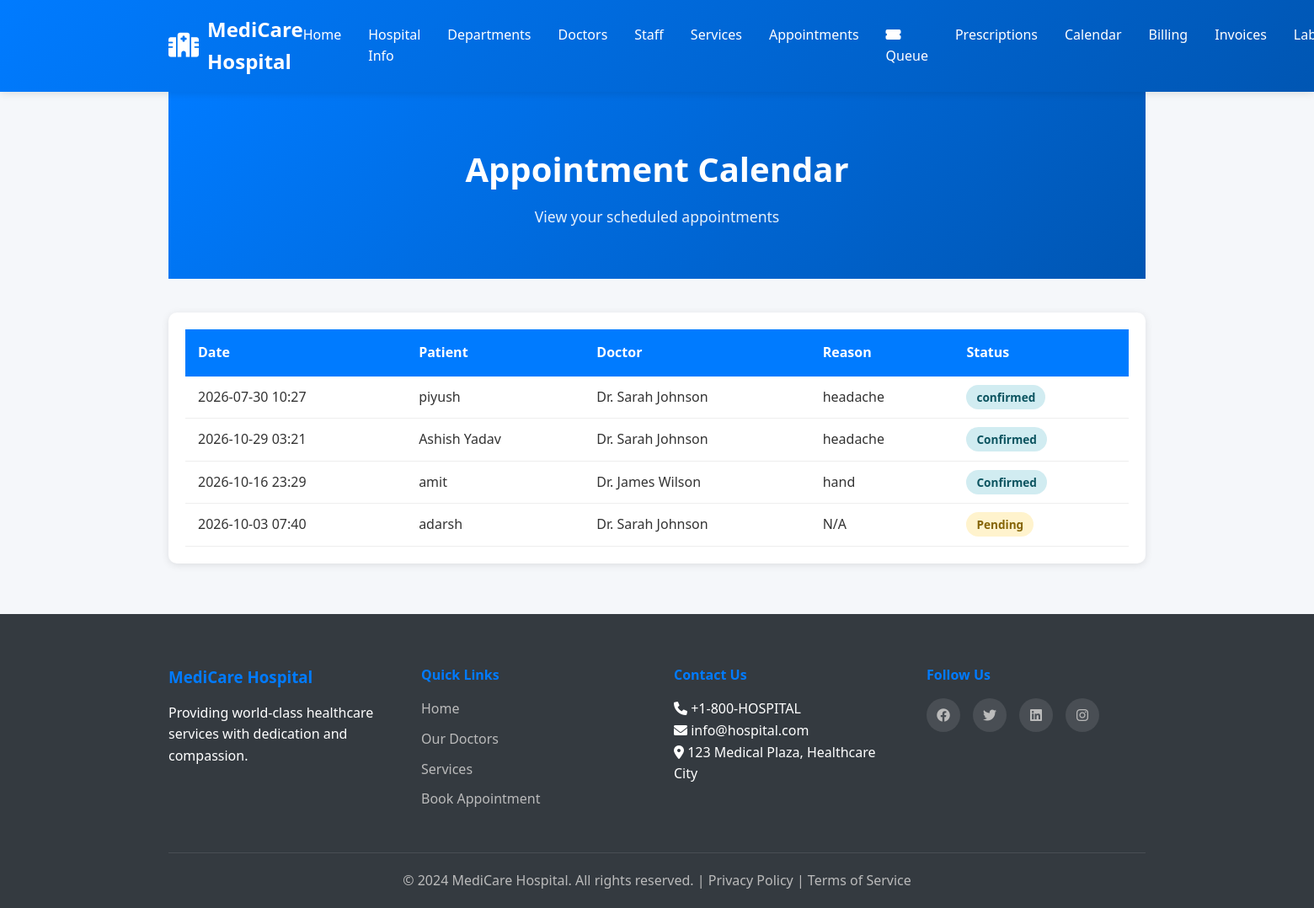
Page /calendar (signed in) on the committed database.
### hospital/hospital_management_system/app.py (models this page shows)
class Appointment(db.Model):
    id = db.Column(db.Integer, primary_key=True)
    user_id = db.Column(db.Integer, db.ForeignKey('user.id'))
    patient_name = db.Column(db.String(100), nullable=False)
    patient_email = db.Column(db.String(100), nullable=False)
    patient_phone = db.Column(db.String(20), nullable=False)
    doctor_id = db.Column(db.Integer, db.ForeignKey('doctor.id'), nullable=False)
    appointment_date = db.Column(db.DateTime, nullable=False)
    reason = db.Column(db.Text)
    status = db.Column(db.String(20), default='Pending')
    token_number = db.Column(db.Integer)
    queue_date = db.Column(db.Date)
    queue_status = db.Column(db.String(30), default='Waiting')
    called_at = db.Column(db.DateTime)
    consultation_started_at = db.Column(db.DateTime)
    queue_completed_at = db.Column(db.DateTime)
    created_at = db.Column(db.DateTime, default=datetime.now)
    doctor = db.relationship('Doctor', backref='appointments')

class Doctor(db.Model):
    id = db.Column(db.Integer, primary_key=True)
    name = db.Column(db.String(100), nullable=False)
    specialization = db.Column(db.String(100), nullable=False)
    department_id = db.Column(db.Integer, db.ForeignKey('department.id'))
    experience = db.Column(db.Integer, nullable=False)
    phone = db.Column(db.String(20))
    email = db.Column(db.String(100))
    image = db.Column(db.String(255))
    availability = db.Column(db.String(50), default='Available')
    bio = db.Column(db.Text)
    created_at = db.Column(db.DateTime, default=datetime.now)
    department = db.relationship('Department', foreign_keys=[department_id], backref='doctors')

### hospital/hospital_management_system/app.py (the view)
@app.route('/calendar')
@login_required
def calendar_page():
    appointments = Appointment.query.all() if session.get('user_type') == 'admin' else Appointment.query.filter_by(user_id=session['user_id']).all()
    return render_template('calendar.html', appointments=appointments)

### hospital/hospital_management_system/app.py (called while the page is built)
def login_required(f):
    @wraps(f)
    def decorated_function(*args, **kwargs):
        if 'user_id' not in session:
            flash('Please log in first', 'danger')
            return redirect(url_for('login'))
        return f(*args, **kwargs)
    return decorated_function

### hospital/hospital_management_system/templates/calendar.html (shortened to what this page needs)
{% extends "base.html" %}
{% block content %}
<div class="container">
    <div class="page-header"><h1>Appointment Calendar</h1><p>View your scheduled appointments</p></div>
    <section class="appointments-list-section">
        {% if appointments %}
        <div class="appointments-table-wrapper"><table class="appointments-table"><thead><tr><th>Date</th><th>Patient</th><th>Doctor</th><th>Reason</th><th>Status</th></tr></thead><tbody>
        {% for appointment in appointments %}<tr><td>{{ appointment.appointment_date.strftime('%Y-%m-%d %H:%M') }}</td><td>{{ appointment.patient_name }}</td><td>{{ appointment.doctor.name }}</td><td>{{ appointment.reason or 'N/A' }}</td><td><span class="status status-{{ appointment.status.lower() }}">{{ appointment.status }}</span></td></tr>{% endfor %}
        </tbody></table></div>
        {% else %}<p class="empty-message">No appointments scheduled.</p>{% endif %}
    </section>
</div>
{% endblock %}

### hospital/hospital_management_system/static/css/style.css (style rules this page uses)
* { margin: 0; padding: 0; box-sizing: border-box; }
:root { --primary-color: #007bff; --secondary-color: #6c757d; --success-color: #28a745; --danger-color: #dc3545; --warning-color: #ffc107; --info-color: #17a2b8; --dark-color: #343a40; --light-color: #f8f9fa; --white: #ffffff; --shadow: 0 2px 10px rgba(0, 0, 0, 0.1); --shadow-lg: 0 5px 20px rgba(0, 0, 0, 0.15); }
html { scroll-behavior: smooth; }
body { font-family: 'Segoe UI', Tahoma, Geneva, Verdana, sans-serif; color: #333; background-color: #f5f7fa; line-height: 1.6; }
.container { max-width: 1200px; margin: 0 auto; padding: 0 20px; }
.page-header { background: linear-gradient(135deg, var(--primary-color) 0%, #0056b3 100%); color: white; padding: 60px 20px; text-align: center; margin-bottom: 40px; }
.page-header h1 { font-size: 2.5rem; margin-bottom: 10px; }
.page-header p { font-size: 1.1rem; opacity: 0.9; }
.appointments-table-wrapper, .bills-list-wrapper { background: white; padding: 20px; border-radius: 10px; box-shadow: var(--shadow); overflow-x: auto; }
.appointments-table, .bills-table { width: 100%; border-collapse: collapse; }
.appointments-table thead, .bills-table thead { background: var(--primary-color); color: white; }
.appointments-table th, .bills-table th { padding: 15px; text-align: left; font-weight: 600; }
.appointments-table td, .bills-table td { padding: 12px 15px; border-bottom: 1px solid #eee; }
.status { padding: 5px 12px; border-radius: 20px; font-weight: 600; font-size: 0.85rem; }
.status-pending { background: #fff3cd; color: #856404; }
.status-confirmed { background: #d1ecf1; color: #0c5460; }

### rows in the picture
Appointment: appointment_date "2026-07-30 10:27", patient_name "piyush", doctor.name "Dr. Sarah Johnson", reason "headache", status "confirmed"
Appointment: appointment_date "2026-10-29 03:21", patient_name "Ashish Yadav", doctor.name "Dr. Sarah Johnson", reason "headache", status "Confirmed"
Appointment: appointment_date "2026-10-16 23:29", patient_name "amit", doctor.name "Dr. James Wilson", reason "hand", status "Confirmed"
Appointment: appointment_date "2026-10-03 07:40", patient_name "adarsh", doctor.name "Dr. Sarah Johnson", reason "N/A", status "Pending"
